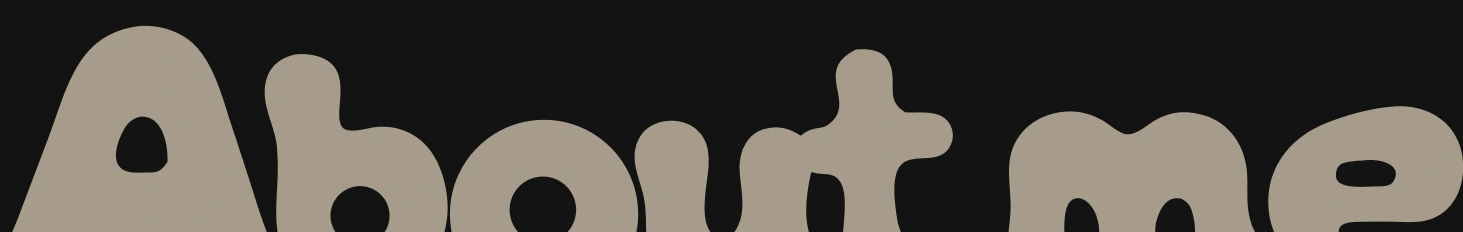
#> input picture home/assets/about.webp, 1463 x 232 px; its folder holds only this picture in this run
$ python generate-image-tiers.py
#> lines starting #> are read from the running program, lines starting #| are printed output that depends on the picture
"""Regenerate orientation-specific images locally (requires Pillow)."""
from pathlib import Path
from PIL import Image,ImageOps
import hashlib,json
root=Path(__file__).resolve().parent.parent
variants={}
for base,urlbase,is_kfc in [(root/'home/assets','/assets/',False),(root/'kfc/public/assets','/kfc/assets/',True)]:
 for source in sorted(base.rglob('*')):
  rel=source.relative_to(base)
  if source.suffix.lower() not in ('.png','.jpg','.jpeg','.webp') or any(p in ('mobile','mobile-landscape') for p in rel.parts):continue
  with Image.open(source) as raw:
#> raw is the input picture: PIL image 1463x232 RGB; mean R, G, B 78.6, 74.2, 67.3
   image=ImageOps.exif_transpose(raw)
   if image.width<=480 and image.height<=1920:continue
   sharp=source.name in ('477-80-DisplayMockup_imgPan1.webp','final-mockup-figma.png')
   key=urlbase+rel.as_posix();stamp=hashlib.sha1(key.encode()).hexdigest()[:16]
   item={}
   for tier,limits in [('portrait',(480,1920)),('landscape',(960,3840))]:
    if is_kfc:
     folder='mobile' if tier=='portrait' else 'mobile-landscape'
     dest=base/folder/rel.with_suffix('.webp');url='/kfc/assets/'+folder+'/'+rel.with_suffix('.webp').as_posix()
    else:
     dest=root/'home/resolution'/tier/(stamp+'.webp');url='/resolution/'+tier+'/'+stamp+'.webp'
    dest.parent.mkdir(parents=True,exist_ok=True)
    if sharp:limits=(1280,6000) if tier=='portrait' else (1920,6000)
    resized=image.copy();resized.thumbnail(limits)
    if resized.mode not in ('RGB','RGBA'):resized=resized.convert('RGBA' if 'A' in resized.getbands() else 'RGB')
    resized.save(dest,'WEBP',quality=93 if sharp else 87,method=4)
    item[tier]=url
#> this loop made 2 passes
#> pass 1, `resized.save(dest,'WEBP',quality=93 if sharp else 87,method=4)`:
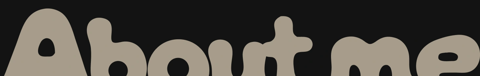
#> saved as 7e6ab3fe46f69460.webp: PIL image 480x76 RGB; mean R, G, B 78.6, 74.2, 67.3
#> pass 2, `resized.save(dest,'WEBP',quality=93 if sharp else 87,method=4)`:
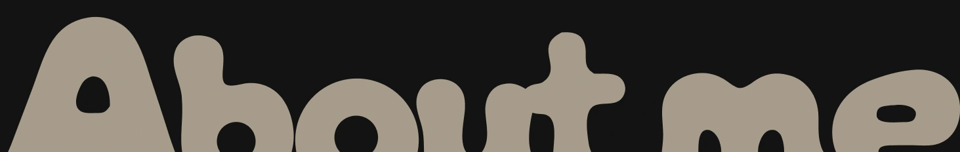
#> saved as 7e6ab3fe46f69460.webp: PIL image 960x152 RGB; mean R, G, B 78.6, 74.2, 67.3
#> after the loop, item = 2 items
#> (the run stopped early here; a loop or call above may not have finished)
